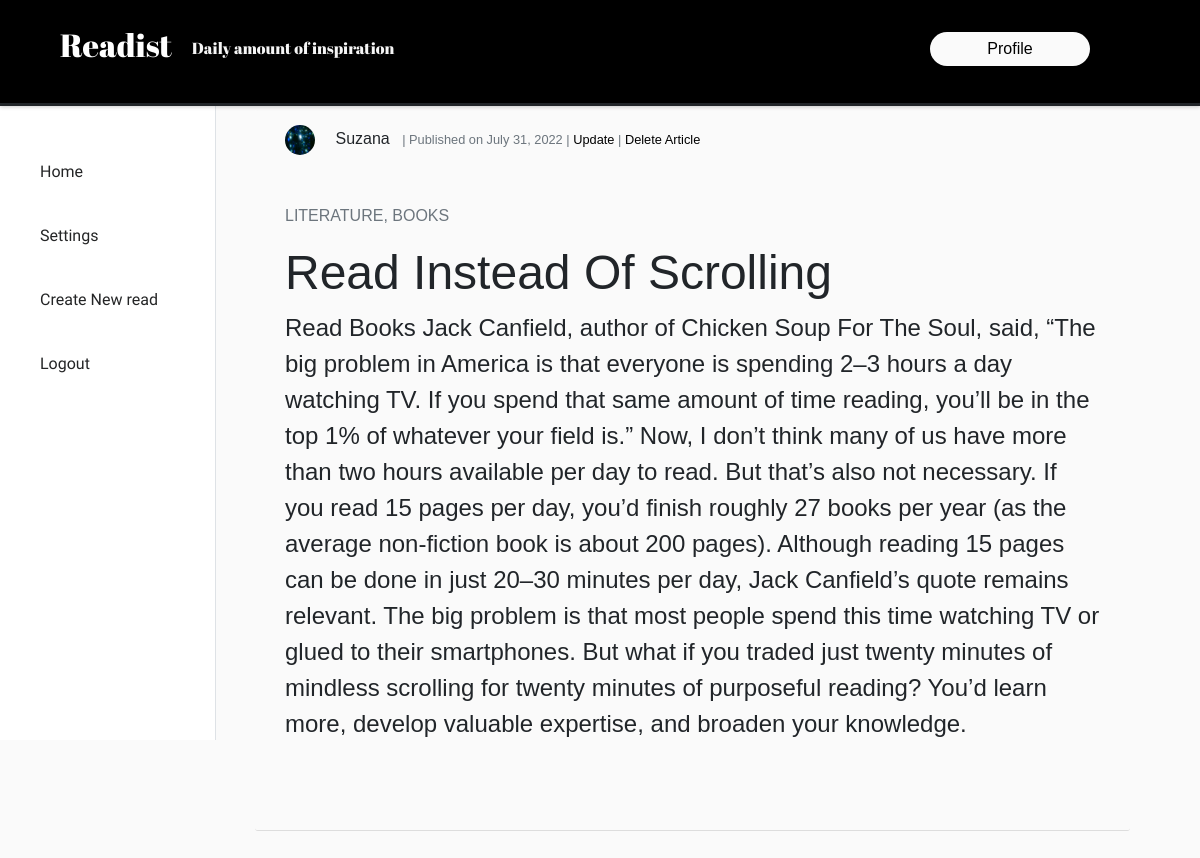
The page /read/13/ (signed in) on the database its author committed.
### base/models.py (models this page shows, shortened)
class Article(models.Model):
    title = models.CharField(max_length=100, null=False, blank=False)
    date_added = models.DateTimeField(auto_now_add=True)
    sub_category = models.CharField(max_length=50, null=True)
    category = models.CharField(max_length=50, choices=primar_categories, null=False)
    content = models.TextField(null=False)
    author = models.ForeignKey(User, on_delete=models.CASCADE)

### accounts/models.py (models this page shows, shortened)
class Account(models.Model):
    user = models.OneToOneField(User, on_delete=models.CASCADE)
    email = models.EmailField(max_length=150, null=False)
    date_joined = models.DateTimeField(auto_now=True)
    img = models.ImageField(default='profile_pics/default.jpg', upload_to='profile_pics')

### base/views.py (the view)
# urls.py: path('read/<int:pk>/', ArticleReadView.as_view(), name='read'),
class ArticleReadView(LoginRequiredMixin, DetailView):
    model = Article
    content_object_name = 'article'
    template_name = 'base/read_article.html'

### base/templates/base/read_article.html
{% extends 'base/index.html' %}
{% block content %}
<article class="content-section">
    <div class="article-body">
        <div class="article-metadata mb-5">
            <img class="rounded-circle article-img" src="{{ article.author.account.img.url }}">
            <a class="mr-2">{{ article.author }}</a>
            <small class="text-muted"> | Published on {{ article.date_added|date:"F d, Y" }}
                {% if user.is_authenticated %}
                | <a href="{% url 'update-article' article.id %}">Update</a>
                | <a href="{% url 'delete-article' article.id %}">Delete article</a>
                {% endif %}
            </small>
        </div>
        <div class="article-categories-read">
            <p class="article-category category text-muted">{{ article.category }},  {{ article.sub_category }}</p>
        </div>
        <div class="article-full-content mb-5">
            <h2 class="article-title-read ">{{ article.title }}</h2>
            <p class="article-content-read">{{ article.content }}</p>
        </div>
    </div>
</article>
{% endblock content %}

### base/static/base/styles.css (style rules this page uses)
* { margin: 0; padding: 0; outline: 0; box-sizing: border-box; text-decoration: none; list-style: none; border: none; }
.body { background-color: #fafafa; overflow: hidden; font-family: 'Poppins', sans-serif; }
html { min-height: 100%; overflow: scroll; }
.content-section { background-color: #fafafa; margin-top: 0; padding-top: 0; padding: 15px 30px 40px 30px; border-radius: 3px; margin-bottom: 30px; border-bottom: 1px solid #dddddd; }
.article-img { height: 30px; width: 30px; margin-right: 16px; }
.article-metadata { padding-bottom: 1px; margin-bottom: 4px; }
.article-metadata a { color: black; text-transform: capitalize; }
.article-categories-read { text-transform: uppercase; }
.article-title-read { text-transform: capitalize; font-size: 3rem; font-style: solid; }
.article-content-read { font-size: 1.5rem; }

### rows shown on the page
Article: author.account.img (picture), author "Suzana", date_added "July 31, 2022", category "LITERATURE", sub_category "BOOKS", title "Read Instead Of Scrolling", content "Read Books Jack Canfield, author of Chicken Soup For The Soul, said, “The big problem in America is that everyone is spending 2–3 hours a day watching TV. If you spend that same amount of time reading, you’ll be in the top 1% of whatever your field is.” Now, I don’t think many of us have more than two hours available per day to read. But that’s also not necessary. If you read 15 pages per day, you’d finish roughly 27 books per year (as the average non-fiction book is about 200 pages). Although reading 15 pages can be done in just 20–30 minutes per day, Jack Canfield’s quote remains relevant. The big problem is that most people spend this time watching TV or glued to their smartphones. But…"
